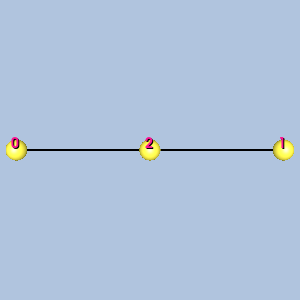

The script that drew this image:
#!/usr/bin/env python

# Render a single quadratic edge isoparametric cell with vertex-ordering
# labels and gold sphere glyphs at the vertices.

# Factory overrides: importing these modules registers the OpenGL rendering
# and interaction style implementations for vtkRenderingCore factory classes.
import vtkmodules.vtkInteractionStyle  # noqa: F401
import vtkmodules.vtkRenderingOpenGL2  # noqa: F401
# VTK pipeline classes used in this example
from vtkmodules.vtkCommonCore import vtkPoints
from vtkmodules.vtkCommonDataModel import (
    vtkQuadraticEdge,
    vtkUnstructuredGrid,
)
from vtkmodules.vtkFiltersSources import vtkSphereSource
from vtkmodules.vtkRenderingCore import (
    vtkActor,
    vtkActor2D,
    vtkDataSetMapper,
    vtkGlyph3DMapper,
    vtkProperty,
    vtkRenderWindow,
    vtkRenderWindowInteractor,
    vtkRenderer,
    vtkTextProperty,
)
from vtkmodules.vtkRenderingLabel import vtkLabeledDataMapper

# Colors (normalized RGB)
gold_rgb = (1.0, 0.843, 0.0)
yellow_rgb = (1.0, 1.0, 0.0)
deep_pink_rgb = (1.0, 0.078, 0.576)
background_rgb = (0.690, 0.769, 0.871)

# Cell: build from parametric coordinates
cell = vtkQuadraticEdge()
pc = cell.GetParametricCoords()
for i in range(cell.GetNumberOfPoints()):
    cell.GetPointIds().SetId(i, i)
    cell.GetPoints().SetPoint(i, pc[3 * i], pc[3 * i + 1], pc[3 * i + 2])

# Unstructured grid
grid = vtkUnstructuredGrid()
grid.SetPoints(cell.GetPoints())
grid.InsertNextCell(cell.GetCellType(), cell.GetPointIds())

# Center the cell at the origin
bounds = grid.GetBounds()
pts = grid.GetPoints()
new_pts = vtkPoints()
new_pts.SetNumberOfPoints(pts.GetNumberOfPoints())
for i in range(pts.GetNumberOfPoints()):
    px, py, pz = pts.GetPoint(i)
    new_pts.SetPoint(i, px - (bounds[0] + bounds[1]) / 2.0,
                     py - (bounds[2] + bounds[3]) / 2.0,
                     pz - (bounds[4] + bounds[5]) / 2.0)
grid.SetPoints(new_pts)

# Cell surface: wireframe for 1D cells
wireframe_property = vtkProperty()
wireframe_property.SetRepresentationToWireframe()
wireframe_property.SetLineWidth(2)
wireframe_property.SetOpacity(1)
wireframe_property.SetColor(0.0, 0.0, 0.0)

mapper = vtkDataSetMapper()
mapper.SetInputData(grid)
actor = vtkActor()
actor.SetMapper(mapper)
actor.SetProperty(wireframe_property)

# Vertex labels
label_text_property = vtkTextProperty()
label_text_property.BoldOn()
label_text_property.ShadowOn()
label_text_property.SetJustificationToCentered()
label_text_property.SetColor(deep_pink_rgb)
label_text_property.SetFontSize(14)

label_mapper = vtkLabeledDataMapper()
label_mapper.SetInputData(grid)
label_mapper.SetLabelTextProperty(label_text_property)
label_actor = vtkActor2D()
label_actor.SetMapper(label_mapper)

# Vertex glyphs: gold spheres
sphere = vtkSphereSource()
sphere.SetPhiResolution(21)
sphere.SetThetaResolution(21)
sphere.SetRadius(0.04)

glyph_mapper = vtkGlyph3DMapper()
glyph_mapper.SetInputData(grid)
glyph_mapper.SetSourceConnection(sphere.GetOutputPort())
glyph_mapper.ScalingOn()
glyph_mapper.ScalarVisibilityOff()

point_glyph_property = vtkProperty()
point_glyph_property.SetAmbientColor(gold_rgb)
point_glyph_property.SetDiffuseColor(yellow_rgb)
point_glyph_property.SetSpecularColor(1.0, 1.0, 1.0)
point_glyph_property.SetSpecular(0.5)
point_glyph_property.SetDiffuse(0.7)
point_glyph_property.SetAmbient(0.5)
point_glyph_property.SetSpecularPower(20.0)
point_glyph_property.SetOpacity(1.0)

glyph_actor = vtkActor()
glyph_actor.SetMapper(glyph_mapper)
glyph_actor.SetProperty(point_glyph_property)

# Renderer
renderer = vtkRenderer()
renderer.AddActor(actor)
renderer.AddActor(label_actor)
renderer.AddActor(glyph_actor)
renderer.SetBackground(background_rgb)

# Window
render_window = vtkRenderWindow()
render_window.AddRenderer(renderer)
render_window.SetWindowName("isoparametric cell quadratic edge")
render_window.SetMultiSamples(0)
render_window.SetSize(300, 300)

# Interactor
render_window_interactor = vtkRenderWindowInteractor()
render_window_interactor.SetRenderWindow(render_window)

# Scene: configure the camera
renderer.ResetCamera()

render_window_interactor.Initialize()
render_window_interactor.Start()
